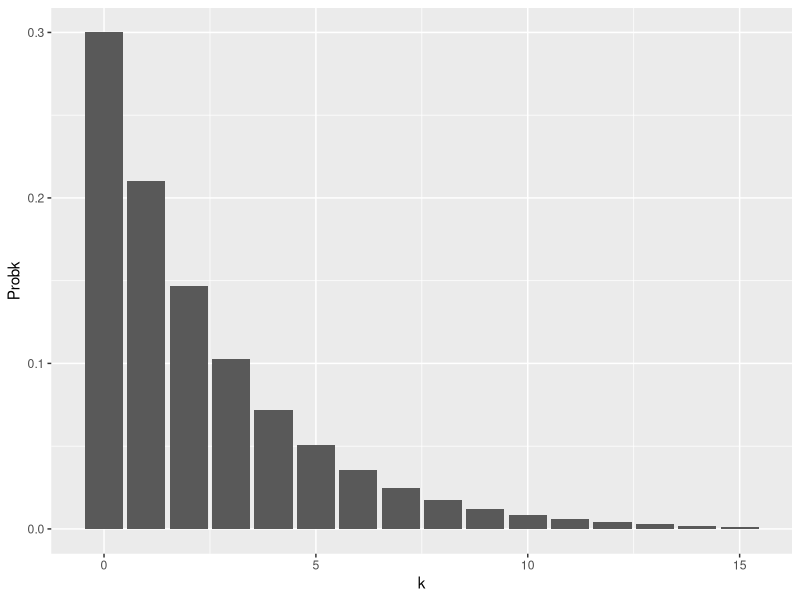
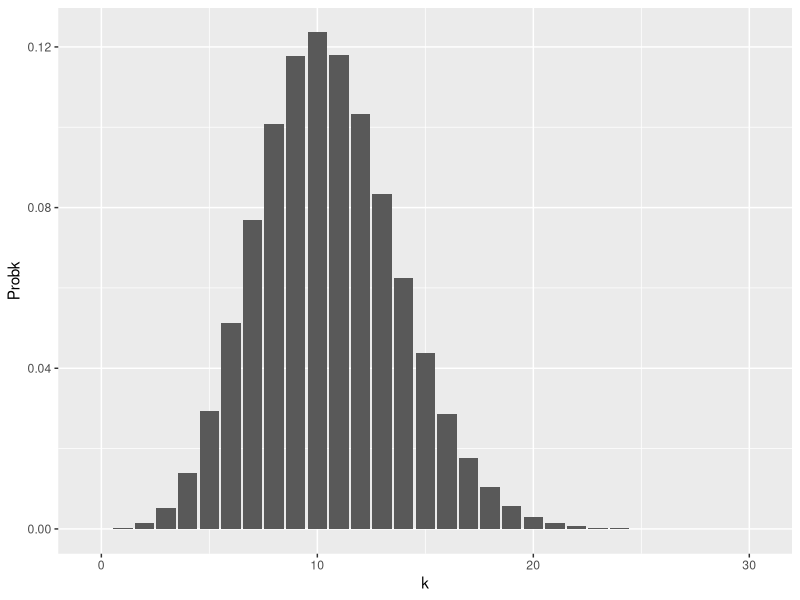
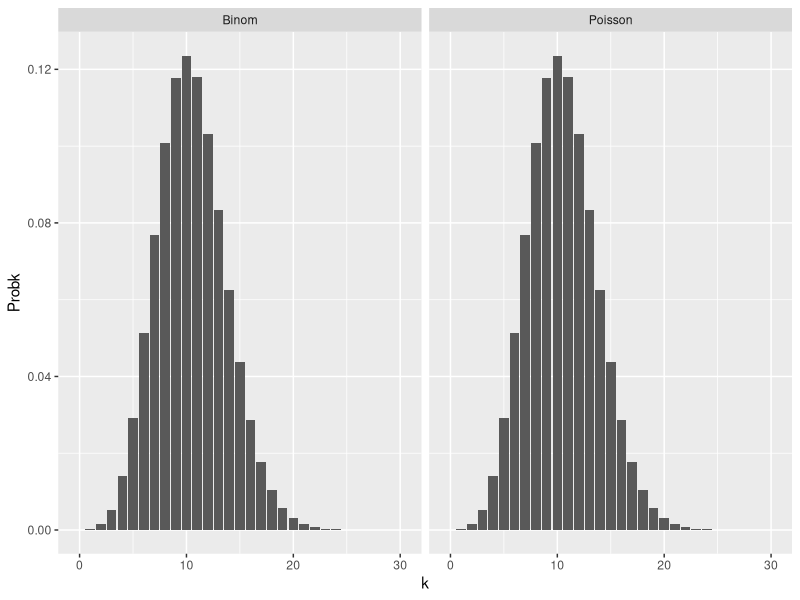
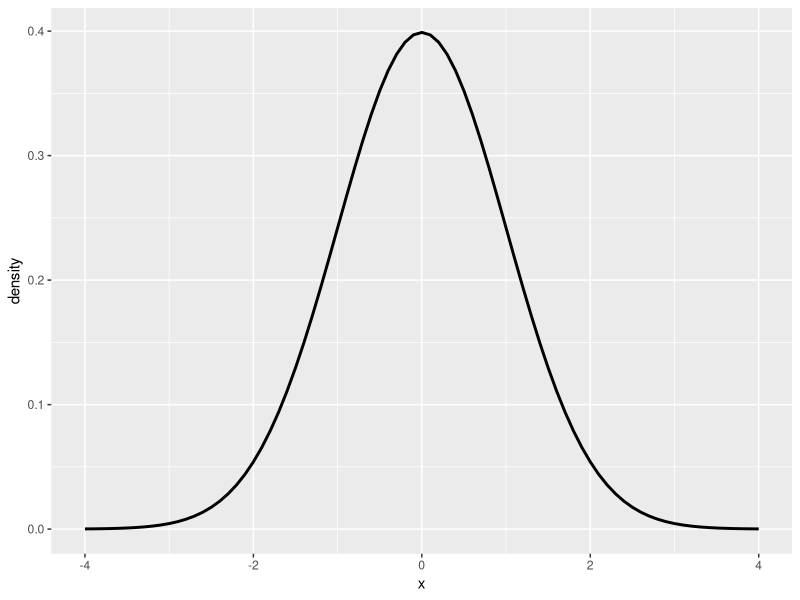
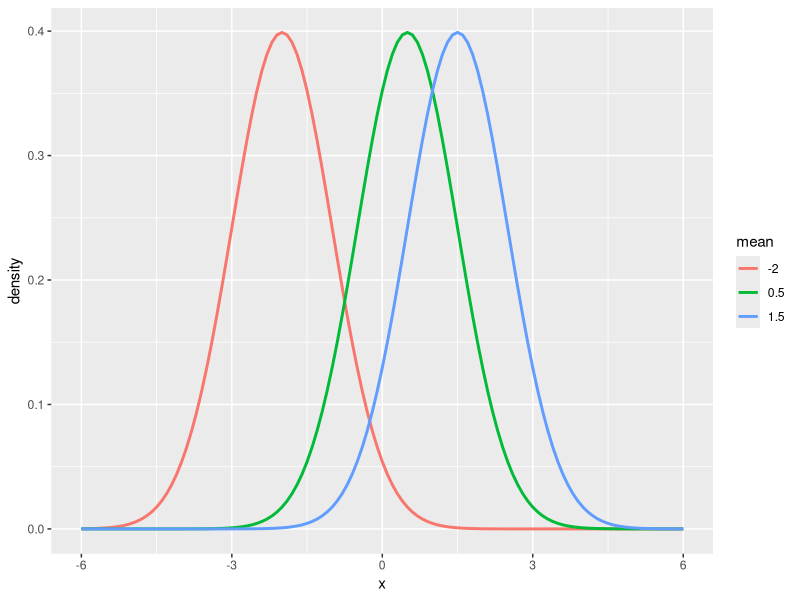
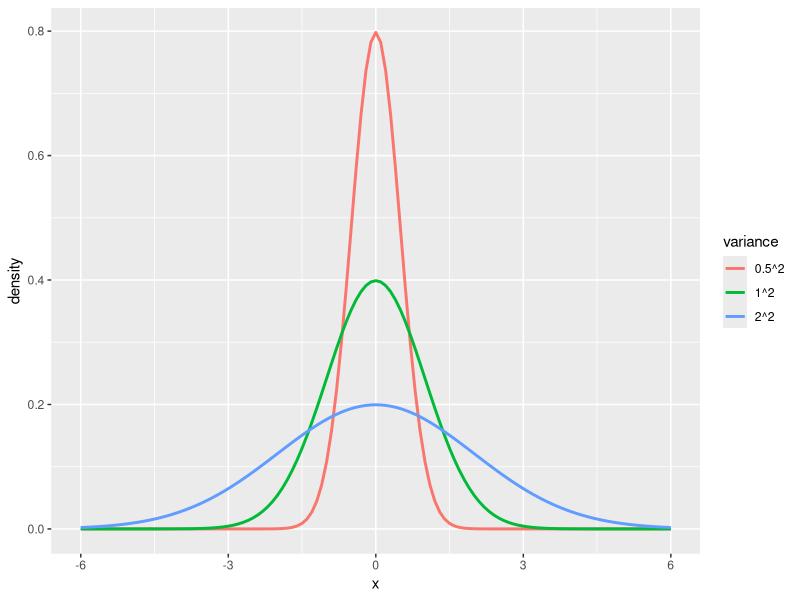
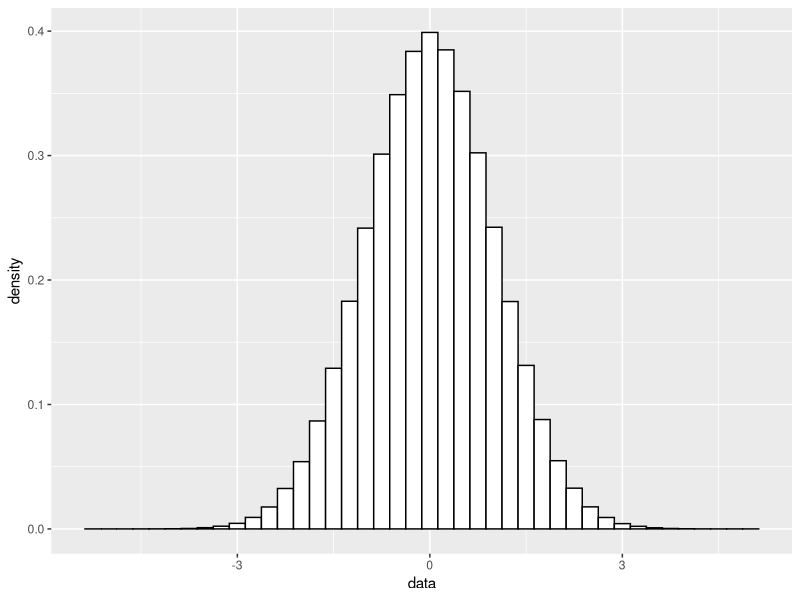
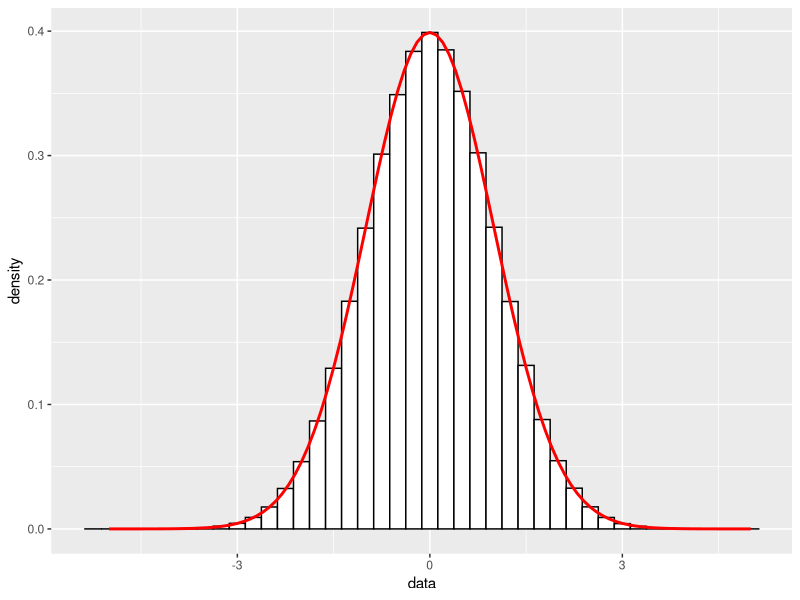

The R source for these figures, in order:
## ---- chunk 1
require(ggplot2)
## ---- chunk 2
rbinom(1, size=10, prob=0.3) 
## ---- chunk 3
rbinom(1, size=10, prob=0.3);
rbinom(1, size=10, prob=0.3);
rbinom(1, size=10, prob=0.3);
## ---- chunk 4
rbinom(1, size=1, prob=0.5); ## 1 is "heads", 0 is "tails"
## ---- chunk 5
rbinom(n=3, size=10, prob=0.5); ## 3 draws from a Binomial(10,0.5)
## ---- chunk 6
rbinom(n=10, size=3, prob=0.5); ## 10 draws from a Binomial(3,0.5)
## ---- chunk 7
# Generate one geometric random variable with p=0.5. 
# Most likely outcomes: 0,1,2
rgeom(1, prob=0.5); 
## ---- chunk 8
library(ggplot2)
k <- seq(0,15); p <- 0.3;
df <- data.frame('k'=k,'Probk'=p*(1-p)^k );
(pp <- ggplot(df, aes(x=k, y=Probk) ) + geom_col())
## ---- chunk 9
# Generate Poisson RV with lambda=10.5; most likely value is 10.
rpois(1, lambda=10.5); 
## ---- chunk 10
# Generate 10 Poisson random values with the same parameter lambda=10.5
rpois(10, lambda=10.5); 
## ---- chunk 11
k <- seq(0,30); 
lambda <- 10.5; ## On average, we should get back the value 10.5,
df <- data.frame('k'=k,'Probk'=dpois(k, lambda) );
(pp <- ggplot(df, aes(x=k, y=Probk) ) + geom_col());
## ---- chunk 12
(rolls <- sample(x=6, size=20, replace=TRUE))
## ---- chunk 13
k <- seq(0,30); lambda <- 10.5;
N <- 1e6; 
p <- lambda/N; # On average, we should get back the value lambda
poisprob <- dpois(k, lambda); # Vector of Poisson probabilities
binomprob <- dbinom( k, size=N, prob=p ); # Binomial probs.
## ---- chunk 14
dist <- c( rep('Poisson', length(k)), rep('Binom', length(k)) );

# Construct our data frame. Note that we have to repeat the k column,
# because our data frame is going to look like
# Distribution  k  Probk
# Poisson       0  dpois( 0, lambda )
# Poisson       1  dpois( 1, lambda )
# ...           ...
# Poisson       30 dpois( 30, lambda )
# Binomial      0  dbinom( 0, N, p )
# ...
# Binomial      30  dbinom( 30, N, p )
df <- data.frame('dist'=dist, 'k'=rep(k,2), 
                 'Probk'=c(poisprob,binomprob) );
## ---- chunk 15
(pp <- ggplot(df, aes(x=k, y=Probk) ) + geom_col() + facet_wrap(~dist));
## ---- chunk 16
x <- seq(-4,4,0.1); 
# eval density at x values, mean mu=0, standard deviation sigma=1.
f <- dnorm(x, 0,1); 
df <- data.frame('x'=x, 'density'=f)
(pp <- ggplot( df, aes(x=x, y=density) ) + geom_line( linewidth=1))
## ---- chunk 17
x <- seq(-6,6,0.1); ## Some x values to evaluate at
f1 <- dnorm(x, -2,1); ## mean mu=-2, standard deviation sigma=1.
f2 <- dnorm(x, 0.5,1); ## mean mu=0.5, standard deviation sigma=1.
f3 <- dnorm(x, 1.5,1); ## mean mu=1.5, standard deviation sigma=1.
mu = c( rep(-2, length(x)), rep(0.5, length(x)), rep(1.5, length(x)));
df <- data.frame('x'=rep(x,3), 'density'=c(f1,f2,f3), 
                 'mean'=as.factor(mu) )
pp <- ggplot( df, aes(x=x, y=density, color=mean) ) + 
  geom_line( linewidth=1)
pp
## ---- chunk 18
x <- seq(-6,6,0.1); ## Some x values to evaluate at
f1 <- dnorm(x, 0,0.5); ## mean 0, standard deviation sigma=.5
f2 <- dnorm(x, 0,1); ## mean 0, standard deviation sigma=1
f3 <- dnorm(x, 0,2); ## mean 0, standard deviation sigma=2.
variance = c(rep("0.5^2", length(x)), rep("1^2", length(x)), rep("2^2", length(x)));
df <- data.frame('x'=rep(x,3), 'density'=c(f1,f2,f3), 
                 'variance'=as.factor(variance) )
pp <- ggplot( df, aes(x=x, y=density, color=variance) ) + 
  geom_line( linewidth=1)
pp
## ---- chunk 19
rnorm(1, mean=1, sd=2); 
# If we don't specify a mean and sd they default to 0 and 1
rnorm(1); 
## ---- chunk 20
# Reminder: if mu, sigma unspecified, they default to mu=0, sigma=1
data <- rnorm(1e6); # 1e6 = 1.0x10^6 = one million standard normal RVs
pp <- ggplot( data.frame('x'=data ), aes(x=data) );
pp <- pp + geom_histogram( aes(y=after_stat(density)), binwidth=0.25, 
                           color="black", fill="white");
pp
## ---- chunk 21
x <- seq(-5,5,0.1); f <- dnorm( x, mean=0, sd=1 ); 
df_dnorm <- data.frame('x'=x, 'f'=f);
pp <- pp + geom_line(data=df_dnorm, aes(x=x, y=f), linewidth=1, 
                     color='red');
pp
## ---- chunk 22
sum( data > -1 & data < 1)/length(data); ## Should be about 0.68
## ---- chunk 23
sum( data > -2 & data < 2)/length(data); ## should be about 0.9545
## ---- chunk 24
sum( data > -3 & data < 3)/length(data); ## should be about 0.997
## ---- chunk 25
pnorm(0) ## Once again, mu, sigma default to 0,1.
## ---- chunk 26
pnorm(1) ## again, recall the default behavior.
## ---- chunk 27
pnorm(1)-pnorm(-1)
## ---- chunk 28
pnorm(2)-pnorm(-2)
## ---- chunk 29
pnorm(3)-pnorm(-3)
## ---- chunk 30
M <- 1e5; # Generate 100K Monte Carlo samples
X1 <- rnorm( n=M, mean=1, sd=sqrt(1) );
X2 <- rnorm( n=M, mean=2, sd=sqrt(2) );

# Compute the (sample) variances of the copies of X1 and X2.
v1 <- var(X1);
v2 <- var(X2);

# v1 should be close to 1=Var X_1, v2 close to 2=Var X_2.
c( v1, v2 )
## ---- chunk 31
# cor( x, y) computes the (sample) correlation between
# the entries of vectors x and y.
# See ?cor for details.
cor( X1, X2 );
## ---- chunk 32
var(X1 + X2)
## ---- chunk 33
mu <- c(.5,.5); # Vector of means; both W and M have mean 1/2.
# Make a two-by-two symmetric matrix.
CovMx <- matrix( c(.05^2,.04^2,.04^2,.05^2), nrow = 2); 
CovMx;
## ---- chunk 34
library(MASS); # This library includes a multivariate normal
#mvrnorm is the multivariate version of rnorm.
WpMp = mvrnorm(n=2000, mu=mu, Sigma=CovMx); 
plot(WpMp, xlab = "Wisconsin proportion", 
     ylab = "Michigan proportion");
## ---- chunk 35
# WpMp is an array with two columns and 500 rows.
# If we call cov on it directly, we get something shaped
# like our covariance matrix.
cov(WpMp )
## ---- chunk 36
p=.5
U <- runif(n=1, min=0, max=1)
U
output <- ifelse(U <= p, "heads", "tails")
output
## ---- chunk 37
x <- seq(0, 10, 0.1); f = dexp(x, rate=1);
df_exp <- data.frame('x'=x, 'density'=f);
pp <- ggplot(df_exp, aes(x=x, y=density)) + geom_line( linewidth=2);
pp
## ---- chunk 38
data <- rexp(n=1e6, rate=1); # rexp to generate random exponentials.
# something like 99% of the generated points should be below 5.
sum( data < 5)/length(data); 
## ---- chunk 39
mu <- c(.5,.5); ## Vector of means; both W_p and M_p are mean 1/2.
# Make a two-by-two symmetric matrix.
CovMx <- matrix( c(.05^2,.04^2,.04^2,.05^2), nrow = 2); 
CovMx;
## ---- chunk 40
library(MASS); ## This library includes a multivariate normal
#mvrnorm is the multivariate version of rnorm.
WpMp = mvrnorm(n=2000, mu=mu, Sigma=CovMx); 
plot(WpMp, xlab = "Wisconsin proportion", ylab = "Michigan proportion");
abline(h=.5, col="red"); abline(v=.5, col="red")
